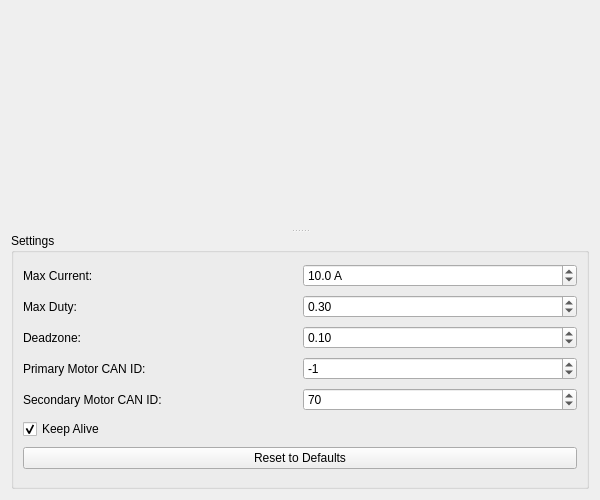
<?xml version="1.0" encoding="UTF-8"?>
<ui version="4.0">
 <class>PageJoystickControl</class>
 <widget class="QWidget" name="PageJoystickControl">
  <property name="geometry">
   <rect>
    <x>0</x>
    <y>0</y>
    <width>600</width>
    <height>500</height>
   </rect>
  </property>
  <property name="windowTitle">
   <string>Joystick Control</string>
  </property>
  <layout class="QVBoxLayout" name="verticalLayout">
   <item>
    <widget class="QSplitter" name="splitter">
     <property name="orientation">
      <enum>Qt::Vertical</enum>
     </property>
     <widget class="QWidget" name="joystickWidget" native="true">
      <property name="sizePolicy">
       <sizepolicy hsizetype="Preferred" vsizetype="Expanding">
        <horstretch>0</horstretch>
        <verstretch>0</verstretch>
       </sizepolicy>
      </property>
      <property name="minimumSize">
       <size>
        <width>0</width>
        <height>200</height>
       </size>
      </property>
     </widget>
     <widget class="QGroupBox" name="settingsGroup">
      <property name="title">
       <string>Settings</string>
      </property>
      <layout class="QGridLayout" name="gridLayout">
       <item row="0" column="0">
        <widget class="QLabel" name="currentLabel">
         <property name="text">
          <string>Max Current:</string>
         </property>
        </widget>
       </item>
       <item row="0" column="1">
        <widget class="QDoubleSpinBox" name="currentBox">
         <property name="suffix">
          <string> A</string>
         </property>
         <property name="decimals">
          <number>1</number>
         </property>
         <property name="maximum">
          <double>100.000000000000000</double>
         </property>
         <property name="value">
          <double>10.000000000000000</double>
         </property>
        </widget>
       </item>
       <item row="1" column="0">
        <widget class="QLabel" name="dutyLabel">
         <property name="text">
          <string>Max Duty:</string>
         </property>
        </widget>
       </item>
       <item row="1" column="1">
        <widget class="QDoubleSpinBox" name="dutyBox">
         <property name="decimals">
          <number>2</number>
         </property>
         <property name="maximum">
          <double>1.000000000000000</double>
         </property>
         <property name="singleStep">
          <double>0.010000000000000</double>
         </property>
         <property name="value">
          <double>0.300000000000000</double>
         </property>
        </widget>
       </item>
       <item row="2" column="0">
        <widget class="QLabel" name="deadzoneLabel">
         <property name="text">
          <string>Deadzone:</string>
         </property>
        </widget>
       </item>
       <item row="2" column="1">
        <widget class="QDoubleSpinBox" name="deadzoneBox">
         <property name="decimals">
          <number>2</number>
         </property>
         <property name="maximum">
          <double>0.500000000000000</double>
         </property>
         <property name="singleStep">
          <double>0.010000000000000</double>
         </property>
         <property name="value">
          <double>0.100000000000000</double>
         </property>
        </widget>
       </item>
       <item row="3" column="0">
        <widget class="QLabel" name="primaryCanIdLabel">
         <property name="text">
          <string>Primary Motor CAN ID:</string>
         </property>
        </widget>
       </item>
       <item row="3" column="1">
        <widget class="QSpinBox" name="primaryCanIdBox">
         <property name="minimum">
          <number>-255</number>
         </property>
         <property name="maximum">
          <number>255</number>
         </property>
         <property name="value">
          <number>-1</number>
         </property>
        </widget>
       </item>
       <item row="4" column="0">
        <widget class="QLabel" name="secondaryCanIdLabel">
         <property name="text">
          <string>Secondary Motor CAN ID:</string>
         </property>
        </widget>
       </item>
       <item row="4" column="1">
        <widget class="QSpinBox" name="secondaryCanIdBox">
         <property name="minimum">
          <number>-255</number>
         </property>
         <property name="maximum">
          <number>255</number>
         </property>
         <property name="value">
          <number>70</number>
         </property>
        </widget>
       </item>
       <item row="5" column="0" colspan="2">
        <widget class="QCheckBox" name="keepAliveBox">
         <property name="text">
          <string>Keep Alive</string>
         </property>
         <property name="checked">
          <bool>true</bool>
         </property>
        </widget>
       </item>
       <item row="6" column="0" colspan="2">
        <widget class="QPushButton" name="resetButton">
         <property name="text">
          <string>Reset to Defaults</string>
         </property>
        </widget>
       </item>
      </layout>
     </widget>
    </widget>
   </item>
  </layout>
 </widget>
 <resources/>
 <connections/>
</ui>
